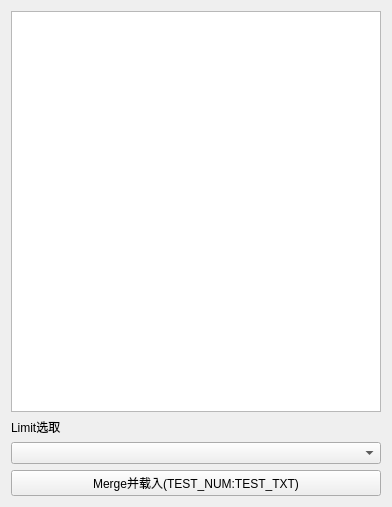
<?xml version="1.0" encoding="UTF-8"?>
<ui version="4.0">
 <class>Form</class>
 <widget class="QWidget" name="Form">
  <property name="geometry">
   <rect>
    <x>0</x>
    <y>0</y>
    <width>392</width>
    <height>507</height>
   </rect>
  </property>
  <property name="windowTitle">
   <string>MDI缓存数据Merge</string>
  </property>
  <layout class="QVBoxLayout" name="verticalLayout">
   <item>
    <widget class="QListWidget" name="listWidget"/>
   </item>
   <item>
    <widget class="QLabel" name="label">
     <property name="text">
      <string>Limit选取</string>
     </property>
    </widget>
   </item>
   <item>
    <widget class="QComboBox" name="comboBox"/>
   </item>
   <item>
    <widget class="QPushButton" name="pushButton">
     <property name="text">
      <string>Merge并载入(TEST_NUM:TEST_TXT)</string>
     </property>
    </widget>
   </item>
  </layout>
 </widget>
 <resources/>
 <connections/>
</ui>
